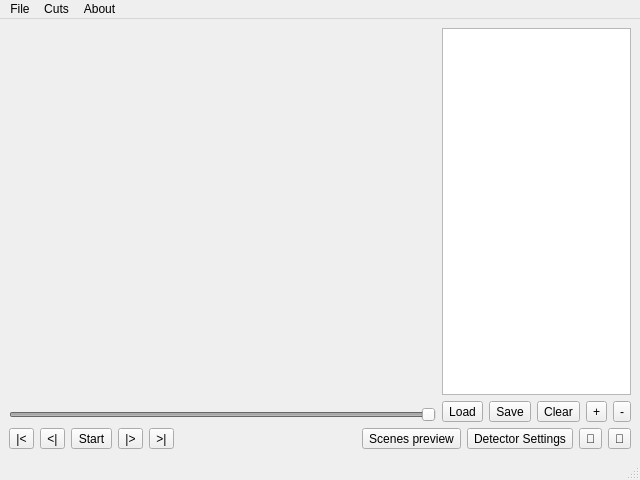
<?xml version="1.0" encoding="UTF-8"?>
<ui version="4.0">
 <class>main_window</class>
 <widget class="QMainWindow" name="main_window">
  <property name="geometry">
   <rect>
    <x>0</x>
    <y>0</y>
    <width>640</width>
    <height>480</height>
   </rect>
  </property>
  <property name="windowTitle">
   <string>CutDetector 1.0</string>
  </property>
  <widget class="QWidget" name="centralwidget">
   <property name="sizePolicy">
    <sizepolicy hsizetype="Preferred" vsizetype="Preferred">
     <horstretch>0</horstretch>
     <verstretch>0</verstretch>
    </sizepolicy>
   </property>
   <property name="autoFillBackground">
    <bool>false</bool>
   </property>
   <layout class="QVBoxLayout" name="verticalLayout_2" stretch="10,1">
    <item>
     <layout class="QHBoxLayout" name="horizontalLayout" stretch="3,1">
      <item>
       <layout class="QVBoxLayout" name="videoArea" stretch="2,1,0">
        <property name="sizeConstraint">
         <enum>QLayout::SetDefaultConstraint</enum>
        </property>
        <item>
         <widget class="OpenCVImageWidget" name="openCVWidget" native="true">
          <property name="sizePolicy">
           <sizepolicy hsizetype="Preferred" vsizetype="Preferred">
            <horstretch>0</horstretch>
            <verstretch>0</verstretch>
           </sizepolicy>
          </property>
         </widget>
        </item>
        <item>
         <widget class="QCustomPlot" name="plotWidget" native="true"/>
        </item>
        <item>
         <widget class="QSlider" name="playbackSlider">
          <property name="enabled">
           <bool>false</bool>
          </property>
          <property name="value">
           <number>99</number>
          </property>
          <property name="orientation">
           <enum>Qt::Horizontal</enum>
          </property>
          <property name="invertedAppearance">
           <bool>false</bool>
          </property>
          <property name="invertedControls">
           <bool>false</bool>
          </property>
         </widget>
        </item>
       </layout>
      </item>
      <item>
       <layout class="QVBoxLayout" name="sceneListArea" stretch="1,0">
        <item>
         <widget class="QTableWidget" name="sceneTableWidget">
          <property name="sizePolicy">
           <sizepolicy hsizetype="Preferred" vsizetype="Preferred">
            <horstretch>0</horstretch>
            <verstretch>0</verstretch>
           </sizepolicy>
          </property>
          <property name="maximumSize">
           <size>
            <width>16777215</width>
            <height>16777215</height>
           </size>
          </property>
          <property name="gridStyle">
           <enum>Qt::NoPen</enum>
          </property>
          <property name="columnCount">
           <number>2</number>
          </property>
          <attribute name="horizontalHeaderVisible">
           <bool>false</bool>
          </attribute>
          <attribute name="horizontalHeaderDefaultSectionSize">
           <number>50</number>
          </attribute>
          <attribute name="verticalHeaderVisible">
           <bool>false</bool>
          </attribute>
          <attribute name="verticalHeaderDefaultSectionSize">
           <number>18</number>
          </attribute>
          <column>
           <property name="text">
            <string>Start</string>
           </property>
          </column>
          <column>
           <property name="text">
            <string>End</string>
           </property>
          </column>
         </widget>
        </item>
        <item>
         <layout class="QHBoxLayout" name="listControls">
          <property name="sizeConstraint">
           <enum>QLayout::SetMaximumSize</enum>
          </property>
          <item>
           <widget class="QToolButton" name="loadListButton">
            <property name="text">
             <string>Load</string>
            </property>
           </widget>
          </item>
          <item>
           <widget class="QToolButton" name="saveListButton">
            <property name="text">
             <string>Save</string>
            </property>
           </widget>
          </item>
          <item>
           <widget class="QToolButton" name="clearListButton">
            <property name="text">
             <string>Clear</string>
            </property>
           </widget>
          </item>
          <item>
           <widget class="QToolButton" name="addRowButton">
            <property name="text">
             <string>+</string>
            </property>
           </widget>
          </item>
          <item>
           <widget class="QToolButton" name="deleteRowButton">
            <property name="text">
             <string>-</string>
            </property>
           </widget>
          </item>
         </layout>
        </item>
       </layout>
      </item>
     </layout>
    </item>
    <item>
     <layout class="QHBoxLayout" name="playbackControls" stretch="0,0,0,0,0,0,0,0,0,0">
      <property name="sizeConstraint">
       <enum>QLayout::SetDefaultConstraint</enum>
      </property>
      <item>
       <widget class="QToolButton" name="rewindButton">
        <property name="text">
         <string>|&lt;</string>
        </property>
       </widget>
      </item>
      <item>
       <widget class="QToolButton" name="stepBackButton">
        <property name="text">
         <string>&lt;|</string>
        </property>
       </widget>
      </item>
      <item>
       <widget class="QToolButton" name="startButton">
        <property name="text">
         <string>Start</string>
        </property>
       </widget>
      </item>
      <item>
       <widget class="QToolButton" name="stepForwardButton">
        <property name="text">
         <string>|&gt;</string>
        </property>
       </widget>
      </item>
      <item>
       <widget class="QToolButton" name="endButton">
        <property name="text">
         <string>&gt;|</string>
        </property>
       </widget>
      </item>
      <item>
       <spacer name="playbackControlsSpacer">
        <property name="orientation">
         <enum>Qt::Horizontal</enum>
        </property>
        <property name="sizeHint" stdset="0">
         <size>
          <width>40</width>
          <height>20</height>
         </size>
        </property>
       </spacer>
      </item>
      <item>
       <widget class="QToolButton" name="openSceneListPreviewButton">
        <property name="text">
         <string>Scenes preview</string>
        </property>
       </widget>
      </item>
      <item>
       <widget class="QToolButton" name="detectorSettingsButton">
        <property name="text">
         <string>Detector Settings</string>
        </property>
       </widget>
      </item>
      <item>
       <widget class="QToolButton" name="saveDetectorSettingsButton">
        <property name="text">
         <string>💾</string>
        </property>
       </widget>
      </item>
      <item>
       <widget class="QToolButton" name="loadDetectorSettingsButton">
        <property name="text">
         <string>📂</string>
        </property>
       </widget>
      </item>
     </layout>
    </item>
   </layout>
  </widget>
  <widget class="QStatusBar" name="statusbar"/>
  <widget class="QMenuBar" name="menubar">
   <property name="geometry">
    <rect>
     <x>0</x>
     <y>0</y>
     <width>640</width>
     <height>19</height>
    </rect>
   </property>
   <widget class="QMenu" name="menuFile">
    <property name="title">
     <string>File</string>
    </property>
    <addaction name="actionOpen_file"/>
    <addaction name="separator"/>
    <addaction name="actionExit"/>
   </widget>
   <widget class="QMenu" name="menuCuts">
    <property name="title">
     <string>Cuts</string>
    </property>
    <addaction name="actionOpen_cuts_list"/>
    <addaction name="actionClose_cuts_list"/>
    <addaction name="actionClear_cuts_list"/>
   </widget>
   <widget class="QMenu" name="menuAbout">
    <property name="title">
     <string>About</string>
    </property>
    <addaction name="actionAbout"/>
   </widget>
   <addaction name="menuFile"/>
   <addaction name="menuCuts"/>
   <addaction name="menuAbout"/>
  </widget>
  <action name="actionOpen_file">
   <property name="text">
    <string>Open file...</string>
   </property>
   <property name="menuRole">
    <enum>QAction::ApplicationSpecificRole</enum>
   </property>
  </action>
  <action name="actionClose_file">
   <property name="text">
    <string>Close file</string>
   </property>
  </action>
  <action name="actionExit">
   <property name="text">
    <string>Exit</string>
   </property>
  </action>
  <action name="actionOpen_cuts_list">
   <property name="text">
    <string>Open cuts list...</string>
   </property>
  </action>
  <action name="actionClose_cuts_list">
   <property name="text">
    <string>Save cuts list</string>
   </property>
  </action>
  <action name="actionAbout">
   <property name="text">
    <string>About</string>
   </property>
  </action>
  <action name="actionClear_cuts_list">
   <property name="text">
    <string>Clear cuts list</string>
   </property>
  </action>
 </widget>
 <customwidgets>
  <customwidget>
   <class>OpenCVImageWidget</class>
   <extends>QWidget</extends>
   <header>opencv_image_widget.h</header>
   <container>1</container>
  </customwidget>
  <customwidget>
   <class>QCustomPlot</class>
   <extends>QWidget</extends>
   <header location="global">qcustomplot.h</header>
   <container>1</container>
  </customwidget>
 </customwidgets>
 <resources/>
 <connections>
  <connection>
   <sender>actionExit</sender>
   <signal>triggered()</signal>
   <receiver>main_window</receiver>
   <slot>close()</slot>
   <hints>
    <hint type="sourcelabel">
     <x>-1</x>
     <y>-1</y>
    </hint>
    <hint type="destinationlabel">
     <x>319</x>
     <y>239</y>
    </hint>
   </hints>
  </connection>
 </connections>
</ui>
